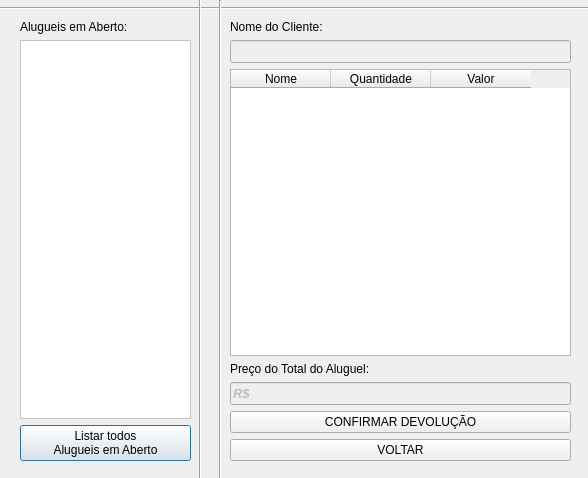
<?xml version="1.0" encoding="UTF-8"?>
<ui version="4.0">
 <class>ConsultaAlugueis</class>
 <widget class="QDialog" name="ConsultaAlugueis">
  <property name="geometry">
   <rect>
    <x>0</x>
    <y>0</y>
    <width>588</width>
    <height>478</height>
   </rect>
  </property>
  <property name="windowTitle">
   <string>Dialog</string>
  </property>
  <widget class="Line" name="line">
   <property name="geometry">
    <rect>
     <x>0</x>
     <y>0</y>
     <width>591</width>
     <height>16</height>
    </rect>
   </property>
   <property name="orientation">
    <enum>Qt::Horizontal</enum>
   </property>
  </widget>
  <widget class="Line" name="line_2">
   <property name="geometry">
    <rect>
     <x>190</x>
     <y>-70</y>
     <width>20</width>
     <height>591</height>
    </rect>
   </property>
   <property name="orientation">
    <enum>Qt::Vertical</enum>
   </property>
  </widget>
  <widget class="Line" name="line_3">
   <property name="geometry">
    <rect>
     <x>210</x>
     <y>0</y>
     <width>20</width>
     <height>541</height>
    </rect>
   </property>
   <property name="orientation">
    <enum>Qt::Vertical</enum>
   </property>
  </widget>
  <widget class="QWidget" name="layoutWidget">
   <property name="geometry">
    <rect>
     <x>20</x>
     <y>20</y>
     <width>171</width>
     <height>441</height>
    </rect>
   </property>
   <layout class="QVBoxLayout" name="verticalLayout">
    <item>
     <widget class="QLabel" name="label">
      <property name="text">
       <string>Alugueis em Aberto:</string>
      </property>
     </widget>
    </item>
    <item>
     <widget class="QListWidget" name="listWidget">
      <property name="styleSheet">
       <string notr="true">background-color: rgb(255, 255, 255);</string>
      </property>
     </widget>
    </item>
    <item>
     <widget class="QPushButton" name="pushButton_2">
      <property name="text">
       <string>Listar todos 
Alugueis em Aberto</string>
      </property>
     </widget>
    </item>
   </layout>
  </widget>
  <widget class="QWidget" name="layoutWidget">
   <property name="geometry">
    <rect>
     <x>230</x>
     <y>20</y>
     <width>341</width>
     <height>441</height>
    </rect>
   </property>
   <layout class="QVBoxLayout" name="verticalLayout_2">
    <item>
     <widget class="QLabel" name="label_2">
      <property name="text">
       <string>Nome do Cliente:</string>
      </property>
     </widget>
    </item>
    <item>
     <widget class="QLineEdit" name="lineEdit">
      <property name="enabled">
       <bool>false</bool>
      </property>
      <property name="minimumSize">
       <size>
        <width>0</width>
        <height>1</height>
       </size>
      </property>
      <property name="font">
       <font>
        <pointsize>10</pointsize>
        <weight>75</weight>
        <italic>true</italic>
        <bold>true</bold>
       </font>
      </property>
      <property name="cursor">
       <cursorShape>ForbiddenCursor</cursorShape>
      </property>
     </widget>
    </item>
    <item>
     <widget class="QTableWidget" name="tableWidget">
      <column>
       <property name="text">
        <string>Nome</string>
       </property>
      </column>
      <column>
       <property name="text">
        <string>Quantidade</string>
       </property>
      </column>
      <column>
       <property name="text">
        <string>Valor</string>
       </property>
      </column>
     </widget>
    </item>
    <item>
     <widget class="QLabel" name="label_4">
      <property name="text">
       <string>Preço do Total do Aluguel:</string>
      </property>
     </widget>
    </item>
    <item>
     <widget class="QLineEdit" name="Preco">
      <property name="enabled">
       <bool>false</bool>
      </property>
      <property name="font">
       <font>
        <pointsize>10</pointsize>
        <weight>75</weight>
        <italic>true</italic>
        <bold>true</bold>
       </font>
      </property>
      <property name="cursor">
       <cursorShape>BlankCursor</cursorShape>
      </property>
      <property name="text">
       <string>R$</string>
      </property>
     </widget>
    </item>
    <item>
     <widget class="QPushButton" name="DevolucaoButton">
      <property name="text">
       <string>CONFIRMAR DEVOLUÇÃO</string>
      </property>
     </widget>
    </item>
    <item>
     <widget class="QPushButton" name="pushButton">
      <property name="text">
       <string>VOLTAR</string>
      </property>
     </widget>
    </item>
   </layout>
  </widget>
 </widget>
 <resources/>
 <connections/>
</ui>
